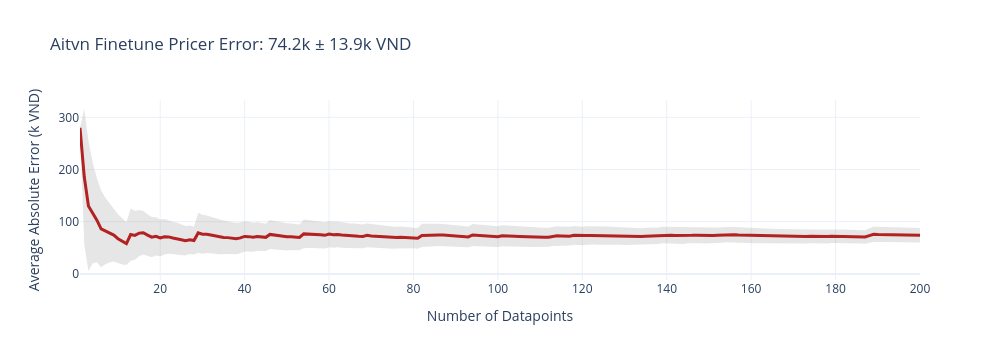
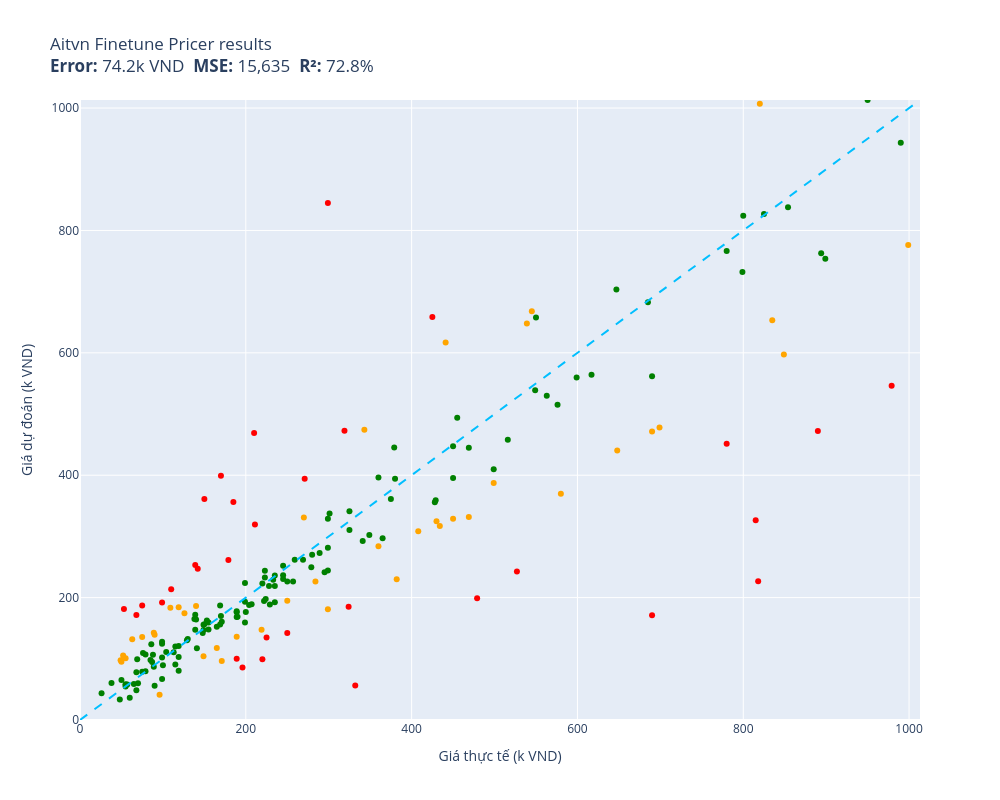

The cell these charts' notebook holds for them, in order:
### Markdown cell above
## 6. Evaluate on 200 Test Samples

### Code cell
def aitvn_finetune_pricer(item):
    return runner.inference(item)

results = evaluate(aitvn_finetune_pricer, test)
print(f"MAE: {results['mae']:.1f}k VND | MSE: {results['mse']:,.0f} | R2: {results['r2']:.1f}%")

### Figure 1 — Plotly figure (JSON) as saved in the notebook; plotly's stock layout.template omitted (floating-point values rounded to 4 significant figures; data arrays with more than 128 entries replaced by an {"elided": "..."} marker saying what was removed)
{"data": [{"fill": "toself", "fillcolor": "rgba(128,128,128,0.2)", "hoverinfo": "skip", "line": {"color": "rgba(255,255,255,0)"}, "name": "95% CI", "showlegend": false, "type": "scatter", "x": {"elided": "400 int values"}, "y": {"elided": "400 float values"}}, {"customdata": {"elided": "200x1 float values"}, "hovertemplate": "n=%{x}<br>Avg Error=%{y:.1f}k VND<br>±95% CI=%{customdata[0]:.1f}k<extra></extra>", "line": {"color": "firebrick", "width": 3}, "mode": "lines", "name": "Cumulative Avg Error", "type": "scatter", "x": {"elided": "200 int values"}, "y": {"elided": "200 float values"}}], "layout": {"height": 360, "showlegend": false, "title": {"text": "Aitvn Finetune Pricer Error: 74.2k ± 13.9k VND"}, "width": 1000, "xaxis": {"title": {"text": "Number of Datapoints"}}, "yaxis": {"title": {"text": "Average Absolute Error (k VND)"}}}}

### Figure 2 — Plotly figure (JSON) as saved in the notebook; plotly's stock layout.template omitted (floating-point values rounded to 4 significant figures)
{"data": [{"customdata": [["Thùng lưu trữ, hộp đựng đồ đa năng bằng ...\\Dự đoán: 199.0k VND  Thực tế: 479.0k VND"], ["Bộ Gí Đỡ Từ Đa Chức Năng Hoco PH19 - Hàn...\\Dự đoán: 192.1k VND  Thực tế: 99.0k VND"], ["BÚA ĐA NĂNG TOTAL THMFH0126 - HÀNG CHÍNH...\\Dự đoán: 242.6k VND  Thực tế: 527.0k VND"], ["Dây đai du lịch Master Lock 4701EURDGRN ...\\Dự đoán: 185.2k VND  Thực tế: 324.0k VND"], ["Bịch cà phê hòa tan 3 in 1 Meet More (50...\\Dự đoán: 99.9k VND  Thực tế: 189.0k VND"], ["Giá Đỡ Dây Cáp Wi WU CH011 - Hàng Chính ...\\Dự đoán: 213.7k VND  Thực tế: 110.0k VND"], ["Lốc 4 Gói băng vệ sinh Kotex Bảo Vệ Toàn...\\Dự đoán: 85.7k VND  Thực tế: 196.0k VND"], ["Thú nhồi bông rồng sữa vô tri êm mịn - S...\\Dự đoán: 326.3k VND  Thực tế: 815.0k VND"], ["Tinh Chất Dưỡng Sáng Da Vitamin C CNP De...\\Dự đoán: 451.2k VND  Thực tế: 780.0k VND"], ["Sữa bột Enfagrow A+ Neuropro 4 1.7kg với...\\Dự đoán: 546.1k VND  Thực tế: 979.0k VND"], ["Thuốc Bột Nhuộm Hoa Tươi  màu thực phẩm ...\\Dự đoán: 361.1k VND  Thực tế: 150.0k VND"], ["Tấm dán patch_velcro treo tường\\Dự đoán: 99.2k VND  Thực tế: 220.0k VND"], ["Gối Cao Su Non Chống Méo Đầu Cho Bé\\Dự đoán: 134.6k VND  Thực tế: 225.0k VND"], ["Kiếng Hậu Kitaco Z2 Japan 10mm\\Dự đoán: 171.2k VND  Thực tế: 690.0k VND"], ["Gấu Bông Đựng Khăn Giấy và Sọt Rác Tiện ...\\Dự đoán: 142.2k VND  Thực tế: 250.0k VND"], ["Áo ren organza trắng Maxivic M042302\\Dự đoán: 472.1k VND  Thực tế: 890.0k VND"], ["Bộ Test Nước Emaux CE029\\Dự đoán: 468.9k VND  Thực tế: 210.0k VND"], ["Đồ Chơi Giáo Dục Sớm Tháp Xếp Chồng Lala...\\Dự đoán: 261.4k VND  Thực tế: 179.0k VND"], ["Giá đỡ điện thoại để bàn chất liệu plast...\\Dự đoán: 319.6k VND  Thực tế: 211.0k VND"], ["Xịt Dưỡng Ẩm Eucerin Cho Da Nhạy Cảm 50m...\\Dự đoán: 399.3k VND  Thực tế: 170.0k VND"], ["Bọc Vô Lăng CIND C037 Size M Màu Kem\\Dự đoán: 247.3k VND  Thực tế: 142.0k VND"], ["Bàn Phím dùng cho Laptop ACER Extensa 25...\\Dự đoán: 394.1k VND  Thực tế: 271.0k VND"], ["Combo Pharmaact Sảng Khoái Mát Lạnh - Ch...\\Dự đoán: 253.3k VND  Thực tế: 139.0k VND"], ["Gối Tựa Lưng Massage Túi Khí Kéo Dãn,Tíc...\\Dự đoán: 472.8k VND  Thực tế: 319.0k VND"], ["COMBO 2 Sợi Dây Buộc Tóc ADIDAS ADAC-165...\\Dự đoán: 56.3k VND  Thực tế: 332.0k VND"], ["Máy lọc không khí xe hơi ô tô công nghệ ...\\Dự đoán: 658.4k VND  Thực tế: 425.0k VND"], ["Hộp Nhựa 200x120x75mm - Chống nước CT\\Dự đoán: 181.2k VND  Thực tế: 53.0k VND"], ["Bông Lau Thay Thế Cho Chổi Lau Nhà Cao C...\\Dự đoán: 171.5k VND  Thực tế: 68.0k VND"], ["(GIÁ TỐT) Giày đế xuồng nữ da bò thật mà...\\Dự đoán: 356.4k VND  Thực tế: 185.0k VND"], ["Mật Ong Vihoney 180ml\\Dự đoán: 187.3k VND  Thực tế: 75.0k VND"], ["KB31EKT - Thẻ chìa khóa khách sạn Vivace...\\Dự đoán: 226.7k VND  Thực tế: 818.0k VND"], ["Tam sơn tam cấp kệ để bát hương ,nhang b...\\Dự đoán: 844.8k VND  Thực tế: 299.0k VND"]], "hovertemplate": "%{customdata[0]}<extra></extra>", "legendgroup": "red", "marker": {"color": "red", "size": 6, "symbol": "circle"}, "mode": "markers", "name": "red", "orientation": "v", "showlegend": true, "type": "scatter", "x": [479, 99, 527, 324, 189, 110, 196, 815, 780, 979, 150, 220, 225, 690, 250, 890, 210, 179, 211, 170, 142, 271, 139, 319, 332, 425, 53, 68, 185, 75, 818, 299], "xaxis": "x", "y": [199.0, 192.1, 242.6, 185.2, 99.89, 213.7, 85.71, 326.3, 451.2, 546.1, 361.1, 99.16, 134.6, 171.2, 142.2, 472.1, 468.9, 261.4, 319.6, 399.3, 247.3, 394.1, 253.3, 472.8, 56.31, 658.4, 181.2, 171.5, 356.4, 187.3, 226.7, 844.8], "yaxis": "y"}, {"customdata": [["Chì Kẻ Mày Xé Suri 101 Black Màu Đen E27...\\Dự đoán: 43.8k VND  Thực tế: 26.0k VND"], ["Combo Bộ sạc ANSMANN POWERLINE 4 Smart k...\\Dự đoán: 682.8k VND  Thực tế: 685.0k VND"], ["Sạc Tương Thích Cho Laptop Hp Pavilion 1...\\Dự đoán: 292.5k VND  Thực tế: 341.0k VND"], ["Thức ăn IGUANA Trưởng Thành Bí Đỏ GREENA...\\Dự đoán: 142.3k VND  Thực tế: 148.0k VND"], ["Bàn Phím Tương Thích Cho Laptop Lenovo -...\\Dự đoán: 262.1k VND  Thực tế: 269.0k VND"], ["COMBO 10 QUẦN ĐIỀU HÒA THÔNG HƠI 5083\\Dự đoán: 230.3k VND  Thực tế: 245.0k VND"], ["Miếng Dán Dẻo PPF Mặt Lưng, Mặt Trước Dà...\\Dự đoán: 132.5k VND  Thực tế: 130.0k VND"], ["Quần bơi lưng cao LMcation Anita - Vườn ...\\Dự đoán: 147.2k VND  Thực tế: 149.0k VND"], ["KHĂN CHOÀNG CASHMERE CAO CẤP CAS15\\Dự đoán: 232.9k VND  Thực tế: 223.0k VND"], ["Sạc dành cho Laptop Gaming Asus ROG Stri...\\Dự đoán: 1013.2k VND  Thực tế: 950.0k VND"], ["KHĂN CHOÀNG CASHMERE CAO CẤP CAS34\\Dự đoán: 243.9k VND  Thực tế: 223.0k VND"], ["Ba lô, balo  laptop thời trang Hàn Quốc ...\\Dự đoán: 89.6k VND  Thực tế: 100.0k VND"], ["Áo Bóng Đá Retro Real Madrid 2006/2007 -...\\Dự đoán: 281.4k VND  Thực tế: 299.0k VND"], ["Mũ len liền khăn lót nỉ trùm kín cổ siêu...\\Dự đoán: 90.5k VND  Thực tế: 115.0k VND"], ["Muối Rửa Bát Finish chuyên dụng chuyên ...\\Dự đoán: 121.1k VND  Thực tế: 119.0k VND"], ["Tinh dầu Tràm Huế thương hiệu Làng Hạ 10...\\Dự đoán: 107.1k VND  Thực tế: 79.0k VND"], ["Combo Mút Trang Điểm Mastige Màu Cam Nhạ...\\Dự đoán: 48.8k VND  Thực tế: 68.0k VND"], ["Áo len dài tay nam thời trang Hàn Quốc S...\\Dự đoán: 176.1k VND  Thực tế: 189.0k VND"], ["Nàng Tiên Tóc Mây DK81159\\Dự đoán: 109.4k VND  Thực tế: 76.0k VND"], ["Kính cường lực trong suốt Kuzoom cho iPa...\\Dự đoán: 156.2k VND  Thực tế: 169.0k VND"], ["Phần mềm thiết kế iSolid 3D phiên bản ti...\\Dự đoán: 762.9k VND  Thực tế: 894.0k VND"], ["COMBO 2 ĐÈN TƯỜNG TRANG TRÍ TRONG NHÀ MS...\\Dự đoán: 241.4k VND  Thực tế: 295.0k VND"], ["Đồ Chơi Tay Cầm Âm Nhạc 2 TOONYKIDS - Đồ...\\Dự đoán: 197.6k VND  Thực tế: 224.0k VND"], ["Dụng cụ đốt Palo santo - Palo santo Hold...\\Dự đoán: 164.9k VND  Thực tế: 138.0k VND"], ["Mì Trứng Cao Cấp Meizan (500g)\\Dự đoán: 65.5k VND  Thực tế: 50.0k VND"], ["Bộ Tháo Mắt Xích Xe Loại Tốt – Gọn Nhẹ, ...\\Dự đoán: 152.5k VND  Thực tế: 165.0k VND"], ["Combo 5 Giấy Thấm Dầu Mayan  (100 Tờ / G...\\Dự đoán: 123.7k VND  Thực tế: 86.0k VND"], ["Bơm Hơi Đạp Chân Cho ÔTÔ , Xe Máy, Xe Đạ...\\Dự đoán: 155.6k VND  Thực tế: 149.0k VND"], ["Chuột máy tính có dây Gaming Newmen GX6,...\\Dự đoán: 297.2k VND  Thực tế: 365.0k VND"], ["Ổ Khóa Chống Trộm Thông Minh\\Dự đoán: 106.4k VND  Thực tế: 88.0k VND"], ["MÁY MÀI 100MM 710W TOLSEN 79544 - HÀNG C...\\Dự đoán: 703.3k VND  Thực tế: 647.0k VND"], ["Giày cao gót 7 phân vải dệt, mũi nhọn hở...\\Dự đoán: 187.7k VND  Thực tế: 204.0k VND"], ["Cặp Đựng Laptop Chống Sốc Cao Cấp, Cặp Đ...\\Dự đoán: 310.4k VND  Thực tế: 325.0k VND"], ["Máy Đo Huyết Áp Cơ ALPK2 - Nhập Khẩu Chí...\\Dự đoán: 826.8k VND  Thực tế: 825.0k VND"], ["Chà bông xù Viettin Mart 500G\\Dự đoán: 110.7k VND  Thực tế: 113.0k VND"], ["Mũ Lưỡi Trai Nam Thời Trang Lính Cao Cấp...\\Dự đoán: 98.2k VND  Thực tế: 85.0k VND"], ["Nệm cho chó mèo 40x50cm Điều Hòa phù hợp...\\Dự đoán: 176.3k VND  Thực tế: 200.0k VND"], ["Bộ Pyjama HUONGTAM Phi tay dài nam cao c...\\Dự đoán: 261.9k VND  Thực tế: 259.0k VND"], ["Pin dùng cho Laptop Acer One 725 - Hàng ...\\Dự đoán: 457.9k VND  Thực tế: 516.0k VND"], ["Ốp lưng chống sốc vân kim loại cho Samsu...\\Dự đoán: 78.7k VND  Thực tế: 75.0k VND"], ["Dầu gội nam Home Scape Care giảm gàu chă...\\Dự đoán: 219.0k VND  Thực tế: 235.0k VND"], ["Canxi Nano calcium D3 MK7 -Hộp 100 Viên ...\\Dự đoán: 80.3k VND  Thực tế: 119.0k VND"], ["Rượu Vang Chile Yali Wetland Reserva Cab...\\Dự đoán: 447.5k VND  Thực tế: 450.0k VND"], ["Kính xinh, Kính râm Mắt mèo Hàn Quốc thờ...\\Dự đoán: 177.7k VND  Thực tế: 189.0k VND"], ["Balo Laptop 15.6 inch KMORE The CARTER -...\\Dự đoán: 657.6k VND  Thực tế: 550.0k VND"], ["Ốp lưng da HDD có ngăn đựng thẻ kèm kệ c...\\Dự đoán: 159.5k VND  Thực tế: 199.0k VND"], ["Chân váy công sở dáng đuôi cá, Lưng cao,...\\Dự đoán: 302.3k VND  Thực tế: 349.0k VND"], ["Dép Sandal nam da bò nhập khẩu nguyên tấ...\\Dự đoán: 337.5k VND  Thực tế: 301.0k VND"], ["AirTag Charm Strap hàng chính hãng Bone\\Dự đoán: 251.9k VND  Thực tế: 245.0k VND"], ["Sữa bột Nestlé NAN INFINIPRO A2 1 với cô...\\Dự đoán: 561.8k VND  Thực tế: 690.0k VND"], ["Thắt Lưng Nữ Dây Nịt Nữ Button mang đầm ...\\Dự đoán: 102.2k VND  Thực tế: 99.0k VND"], ["THINK BIG DO BIGGER, mã G92. Áo thun nam...\\Dự đoán: 124.5k VND  Thực tế: 99.0k VND"], ["Quần Jean nam Leman đen mài xám JD14 - S...\\Dự đoán: 538.8k VND  Thực tế: 549.0k VND"], ["Giày Da Nam Giá Rẻ Dập Vân Cá Sấu Có Chu...\\Dự đoán: 193.2k VND  Thực tế: 199.0k VND"], ["Loa HP 2000 (VS)\\Dự đoán: 162.5k VND  Thực tế: 153.0k VND"], ["Nón hiphop NEON POKER black\\Dự đoán: 127.7k VND  Thực tế: 99.0k VND"], ["Tranh Xếp Hình Random Cut 750 Mảnh Minh ...\\Dự đoán: 168.3k VND  Thực tế: 189.0k VND"], ["Serum Prettyskin B5 Phục Hồi, Dưỡng Sáng...\\Dự đoán: 361.3k VND  Thực tế: 375.0k VND"], ["Sạc Tương Thích Cho Laptop Asus Vivobook...\\Dự đoán: 824.1k VND  Thực tế: 800.0k VND"], ["Thắt lưng bản 4cm. Mặt khoá phong cách\\Dự đoán: 79.7k VND  Thực tế: 79.0k VND"], ["Chuột Gaming T-Wolf G560 Led USB - Hàng ...\\Dự đoán: 164.2k VND  Thực tế: 140.0k VND"], ["Bao da dành cho Samsung Galaxy Tab S6 10...\\Dự đoán: 219.1k VND  Thực tế: 228.0k VND"], ["Túi xách công sở nam dọc cao cấp chống t...\\Dự đoán: 328.9k VND  Thực tế: 299.0k VND"], ["Bộ chuyển đổi Mini displayport sang H...\\Dự đoán: 529.8k VND  Thực tế: 563.0k VND"], ["Giày tây Giày lười nam hàn quốc đai kim ...\\Dự đoán: 194.5k VND  Thực tế: 222.0k VND"], ["(ẢNH THẬT) Tranh treo tường núi non hùng...\\Dự đoán: 226.2k VND  Thực tế: 250.0k VND"], ["Ví nữ cầm tay vuông mini hình cỏ ba lá  ...\\Dự đoán: 60.7k VND  Thực tế: 38.0k VND"], ["Ốp Lưng Nillkin Super Frosted Shield Pro...\\Dự đoán: 168.6k VND  Thực tế: 190.0k VND"], ["Cavat 8cm bản lớn Hàn Quốc cao cấp, kẻ x...\\Dự đoán: 223.2k VND  Thực tế: 220.0k VND"], ["[Hàng Chính Hãng] Loa SoundMax A180/2...\\Dự đoán: 494.1k VND  Thực tế: 455.0k VND"], ["Bánh Custas kem trứng Orion hộp 276g\\Dự đoán: 36.4k VND  Thực tế: 60.0k VND"], ["Đèn pin đội đầu j78 chiếu xa ánh sáng mạ...\\Dự đoán: 445.3k VND  Thực tế: 379.0k VND"], ["Combo 3 Kem Đánh Răng P/S Trắng Răng Tha...\\Dự đoán: 111.0k VND  Thực tế: 104.0k VND"], ["Cáp âm thanh chuyển jack 3.5mm sang 2 đầ...\\Dự đoán: 120.1k VND  Thực tế: 115.0k VND"], ["Bộ combo Vệ Sinh & Khửi mùi Giày Dép Sne...\\Dự đoán: 188.9k VND  Thực tế: 229.0k VND"], ["Máy Nghe Nhạc MP3 Ruizu X02 8GB - Hàng C...\\Dự đoán: 515.3k VND  Thực tế: 576.0k VND"], ["Giày Sandal Nữ BIGGBEN Da Bò Thật SDN62\\Dự đoán: 273.1k VND  Thực tế: 289.0k VND"], ["Hộp Đựng Thuốc Lá 20 Điếu Dài Slim Nút B...\\Dự đoán: 67.0k VND  Thực tế: 99.0k VND"], ["Bàn Xếp Gọn Gỗ Tự Nhiên BM 50cm x 70cm (...\\Dự đoán: 838.1k VND  Thực tế: 854.0k VND"], ["Combo 10 Mặt Nạ Banobagi Kháng Viêm, Giả...\\Dự đoán: 170.0k VND  Thực tế: 170.0k VND"], ["Combo 2 bộ miếng lót cho giày rộng V.3 T...\\Dự đoán: 33.7k VND  Thực tế: 48.0k VND"], ["Ốp lưng dành cho Samsung M20 Chim Lửa N...\\Dự đoán: 58.4k VND  Thực tế: 55.0k VND"], ["Tông đơ chấn viền Kemei KM-2299 lưỡi cắt...\\Dự đoán: 409.9k VND  Thực tế: 499.0k VND"], ["KEM CHỐNG NẮNG DƯỠNG DA VITAMIN - INICO ...\\Dự đoán: 394.3k VND  Thực tế: 380.0k VND"], ["Kẹp Gỗ Đa Năng  Dùng Để Gắp Kẹp Thức Ăn ...\\Dự đoán: 58.2k VND  Thực tế: 57.0k VND"], ["Ốp lưng dành cho Oppo Reno 5 mẫu Lá Phon...\\Dự đoán: 57.4k VND  Thực tế: 55.0k VND"], ["Kính râm nam Solex chữ H Mắt kính thủy t...\\Dự đoán: 444.8k VND  Thực tế: 469.0k VND"], ["Bọt dung dịch vệ sinh dành cho teen Oris...\\Dự đoán: 159.2k VND  Thực tế: 155.0k VND"], ["Nón lá vẽ mỹ nghệ hoạ tiết Cô gái trong ...\\Dự đoán: 58.9k VND  Thực tế: 65.0k VND"], ["Cặp đèn thờ bằng gỗ khắc chữ  phúc lộc t...\\Dự đoán: 753.9k VND  Thực tế: 899.0k VND"], ["Ngũ cốc Xuân An yến mạch hạnh nhân hạt c...\\Dự đoán: 94.6k VND  Thực tế: 87.0k VND"], ["Khóa Đồng 75 CS Series ABUS (60mm)\\Dự đoán: 732.0k VND  Thực tế: 799.0k VND"], ["Kệ đỡ giá đỡ đế tản nhiệt cho ipad máy t...\\Dự đoán: 147.7k VND  Thực tế: 139.0k VND"], ["Nệm Massage toàn thân Bella Plus MK292\\Dự đoán: 559.9k VND  Thực tế: 599.0k VND"], ["Xích đeo quần 2 lớp thép titan không đen...\\Dự đoán: 160.5k VND  Thực tế: 171.0k VND"], ["Giấy Vẽ Faber 200g Khổ A4 Fish 104002\\Dự đoán: 78.1k VND  Thực tế: 68.0k VND"], ["(HCM) Tranh treo tường trang trí decor t...\\Dự đoán: 270.1k VND  Thực tế: 280.0k VND"], ["Kệ khay chữ nhật để miếng rửa chén có Kh...\\Dự đoán: 99.3k VND  Thực tế: 69.0k VND"], ["Sữa tắm joyce & doll cho chó mèo - Sữa t...\\Dự đoán: 192.5k VND  Thực tế: 235.0k VND"], ["Sạc Laptop dùng cho Máy Tinh HP - Kèm Dâ...\\Dự đoán: 229.1k VND  Thực tế: 233.0k VND"], ["[HSD 03/2027] Sữa Tắm On: The Body Cấp Ẩ...\\Dự đoán: 130.2k VND  Thực tế: 129.0k VND"], ["Sạc cho Laptop MSI PS42 8RA  Hàng Nhập k...\\Dự đoán: 244.3k VND  Thực tế: 299.0k VND"], ["Ốp Lưng Kính Cường Lực Trong Suốt Hoàn T...\\Dự đoán: 117.2k VND  Thực tế: 141.0k VND"], ["Hộp mực Thuận Phong 204A dùng cho máy in...\\Dự đoán: 943.3k VND  Thực tế: 990.0k VND"], ["Bộ 6 Ly Thủy Tinh Diamond Bormioli Rocco...\\Dự đoán: 355.8k VND  Thực tế: 428.0k VND"], ["Bàn phím dùng cho Laptop Asus F451c Asus...\\Dự đoán: 236.4k VND  Thực tế: 245.0k VND"], ["Mô hình xe Lamborghini Terzo Milennio 1:...\\Dự đoán: 359.1k VND  Thực tế: 429.0k VND"], ["Sạc Tương Thích Cho Laptop Asus 150w TUF...\\Dự đoán: 766.5k VND  Thực tế: 780.0k VND"], ["Lược cắt tóc Nhật Bản YS PARK cho tóc ng...\\Dự đoán: 396.2k VND  Thực tế: 360.0k VND"], ["Ốp in cho Samsung Galaxy A10 mẫu Động Vậ...\\Dự đoán: 54.7k VND  Thực tế: 55.0k VND"], ["Sạc cho laptop Dell Gaming Inspiron 7567...\\Dự đoán: 564.3k VND  Thực tế: 617.0k VND"], ["Áo Mưa 1 Người Bít Sườn Thời Trang, RAND...\\Dự đoán: 187.3k VND  Thực tế: 169.0k VND"], ["Hộp mực 35A 85A 36A Halloya có lỗ đổ mực...\\Dự đoán: 156.6k VND  Thực tế: 150.0k VND"], ["Bộ cấp nước bồn cầu - Bộ cấp nước két nư...\\Dự đoán: 147.7k VND  Thực tế: 155.0k VND"], ["Cường lực chống nhìn trộm WiWU iPhone 14...\\Dự đoán: 189.1k VND  Thực tế: 207.0k VND"], ["Vòng bi xe máy KONLON 63/22 Open\\Dự đoán: 56.0k VND  Thực tế: 90.0k VND"], ["Giày Sandal Nữ Đế Xuồng HÀ NAM Da Bò Thậ...\\Dự đoán: 249.5k VND  Thực tế: 279.0k VND"], ["Bao da Dux Ducis dành cho iPhone 15 Pro ...\\Dự đoán: 236.2k VND  Thực tế: 235.0k VND"], ["Bộ Lắp Ghép Cho Bé 3D Mideer Translucent...\\Dự đoán: 395.5k VND  Thực tế: 450.0k VND"], ["Áo Sơ Mi Nam Công Sở Trung Niên Thương H...\\Dự đoán: 341.1k VND  Thực tế: 325.0k VND"], ["Bao da Máy tính bảng Honor Tab V7 Pro tr...\\Dự đoán: 223.7k VND  Thực tế: 199.0k VND"], ["Găng tay da nam mẫu HOT Siêu CẢM ỨNG, Si...\\Dự đoán: 172.0k VND  Thực tế: 139.0k VND"], ["Bàn phím cho 4736 4736G 4736Z 4736ZG 481...\\Dự đoán: 226.4k VND  Thực tế: 257.0k VND"], ["Cây gãi lưng/ gãi ngứa bằng sừng Trâu [M...\\Dự đoán: 87.1k VND  Thực tế: 89.0k VND"], ["Make Today Great, mã G276. Hãy tỏa sáng ...\\Dự đoán: 103.1k VND  Thực tế: 119.0k VND"], ["Vớ tất thể thao nam cổ trung ELLE ACTIVE...\\Dự đoán: 59.9k VND  Thực tế: 70.0k VND"]], "hovertemplate": "%{customdata[0]}<extra></extra>", "legendgroup": "green", "marker": {"color": "green", "size": 6, "symbol": "circle"}, "mode": "markers", "name": "green", "orientation": "v", "showlegend": true, "type": "scatter", "x": [26, 685, 341, 148, 269, 245, 130, 149, 223, 950, 223, 100, 299, 115, 119, 79, 68, 189, 76, 169, 894, 295, 224, 138, 50, 165, 86, 149, 365, 88, 647, 204, 325, 825, 113, 85, 200, 259, 516, 75, 235, 119, 450, 189, 550, 199, 349, 301, 245, 690, 99, 99, 549, 199, 153, 99, 189, 375, 800, 79, 140, 228, 299, 563, 222, 250, 38, 190, 220, 455, 60, 379, 104, 115, 229, 576, 289, 99, 854, 170, 48, 55, 499, 380, 57, 55, 469, 155, 65, 899, 87, 799, 139, 599, 171, 68, 280, 69, 235, 233, 129, 299, 141, 990, 428, 245, 429, 780, 360, 55, 617, 169, 150, 155, 207, 90, 279, 235, 450, 325, 199, 139, 257, 89, 119, 70], "xaxis": "x", "y": [43.81, 682.8, 292.5, 142.3, 262.1, 230.3, 132.5, 147.2, 232.9, 1013.0, 243.9, 89.55, 281.4, 90.52, 121.1, 107.1, 48.79, 176.1, 109.4, 156.2, 762.9, 241.4, 197.6, 164.9, 65.51, 152.5, 123.7, 155.6, 297.2, 106.4, 703.3, 187.7, 310.4, 826.8, 110.7, 98.22, 176.3, 261.9, 457.9, 78.66, 219.0, 80.29, 447.5, 177.7, 657.6, 159.5, 302.3, 337.5, 251.9, 561.8, 102.2, 124.5, 538.8, 193.2, 162.5, 127.7, 168.3, 361.3, 824.1, 79.7, 164.2, 219.1, 328.9, 529.8, 194.5, 226.2, 60.65, 168.6, 223.2, 494.1, 36.44, 445.3, 111.0, 120.1, 188.9, 515.3, 273.1, 66.95, 838.1, 170.0, 33.69, 58.44, 409.9, 394.3, 58.21, 57.37, 444.8, 159.2, 58.9, 753.9, 94.65, 732.0, 147.7, 559.9, 160.5, 78.07, 270.1, 99.31, 192.5, 229.1, 130.2, 244.3, 117.2, 943.3, 355.8, 236.4, 359.1, 766.5, 396.2, 54.74, 564.3, 187.3, 156.6, 147.7, 189.1, 56.02, 249.5, 236.2, 395.5, 341.1, 223.7, 172.0, 226.4, 87.07, 103.1, 59.92], "yaxis": "y"}, {"customdata": [["Phần Mềm Diệt Virus Trend Micro Maximum ...\\Dự đoán: 283.9k VND  Thực tế: 360.0k VND"], ["Ugreen UG20868US174TK 2M màu Hồng Dây US...\\Dự đoán: 174.4k VND  Thực tế: 126.0k VND"], ["Ugreen UG30771US230TK card mạng PCI-e 1x...\\Dự đoán: 226.2k VND  Thực tế: 284.0k VND"], ["Cặp Nút Đệm Tai Nghe Silicone Thay Thế C...\\Dự đoán: 95.0k VND  Thực tế: 50.0k VND"], ["Combo 4 miếng dán đỡ kệ gỗ VINAVU, giúp ...\\Dự đoán: 105.2k VND  Thực tế: 52.0k VND"], ["Quần Kaki nam Khatoco Q2M578R1-CNRE598-2...\\Dự đoán: 316.8k VND  Thực tế: 434.0k VND"], ["[Mẫu mới] Tã quần SunMate siêu mềm mại G...\\Dự đoán: 117.8k VND  Thực tế: 165.0k VND"], ["Bóng Đèn Ô Tô Xtec H15 12V 15/55W\\Dự đoán: 96.4k VND  Thực tế: 171.0k VND"], ["Ugreen UG30701US154TK 13CM Màu Đen Dây U...\\Dự đoán: 142.8k VND  Thực tế: 89.0k VND"], ["Kính mát nam Mắt vuông chống nắng uv thờ...\\Dự đoán: 186.2k VND  Thực tế: 140.0k VND"], ["Quạt treo tường Lifan TE-1689 có remote ...\\Dự đoán: 653.3k VND  Thực tế: 835.0k VND"], ["Miếng Kính Cường Lực Chống Nhìn Trộm cho...\\Dự đoán: 328.9k VND  Thực tế: 450.0k VND"], ["Sandal dongnai dép quai hậu nữ A24 dù xa...\\Dự đoán: 139.3k VND  Thực tế: 90.0k VND"], ["Bát Ăn Trẻ Em Amori 580ml - Hàng Cao Cấp...\\Dự đoán: 131.9k VND  Thực tế: 63.0k VND"], ["BẠT CHỐNG NẮNG PHÍA TRONG KÍNH LÁI Xe Ô ...\\Dự đoán: 135.8k VND  Thực tế: 75.0k VND"], ["Combo hộp   3 món  đeo tay  xinh xắn  ph...\\Dự đoán: 147.4k VND  Thực tế: 219.0k VND"], ["Giày Sandal (Xăng Đan) dép quai hậu big ...\\Dự đoán: 369.8k VND  Thực tế: 580.0k VND"], ["Đồ Bộ Pijama Thun 3D Lửng Freesize 40-68...\\Dự đoán: 136.0k VND  Thực tế: 189.0k VND"], ["Miếng Lót Chuột MousePad Trải Bàn Nitend...\\Dự đoán: 184.2k VND  Thực tế: 119.0k VND"], ["Balo Nữ Thời Trang 3in1 Hình BTS MH566\\Dự đoán: 97.5k VND  Thực tế: 49.0k VND"], ["Bình Uống Nước Cho Bé LocknLock HAP916 4...\\Dự đoán: 308.6k VND  Thực tế: 408.0k VND"], ["Khăn lụa choàng cổ 02\\Dự đoán: 104.2k VND  Thực tế: 149.0k VND"], ["Chảo Nhôm Chống Dính You Cook 18cm\\Dự đoán: 183.5k VND  Thực tế: 109.0k VND"], ["Vỏ Hột Quẹt Bật Lửa Xăng Đá Zorro ZC5-6 ...\\Dự đoán: 474.4k VND  Thực tế: 343.0k VND"], ["Máy Xay Sinh Tố BlueStone BLB-5328 1.5 L...\\Dự đoán: 776.0k VND  Thực tế: 999.0k VND"], ["Loa SUB Siêu Trầm Cao Cấp S1 - Hàng Nhập...\\Dự đoán: 597.2k VND  Thực tế: 849.0k VND"], ["Ugreen UG80110CM261TK bộ chuyển RS232 ra...\\Dự đoán: 616.9k VND  Thực tế: 441.0k VND"], ["THANH XỐP RUY BĂNG CUỐN TÓC KHÔNG NHIỆT ...\\Dự đoán: 41.2k VND  Thực tế: 96.0k VND"], ["Bông tẩy tế bào chết và dưỡng ẩm da cho ...\\Dự đoán: 324.9k VND  Thực tế: 430.0k VND"], ["Wekki Đồ Chơi Lắp Ráp Tiệm Đá Bào Wk5060...\\Dự đoán: 387.4k VND  Thực tế: 499.0k VND"], ["Ly  Thuỷ Tinh Pha Lê Ý RCR 360ml\\Dự đoán: 230.2k VND  Thực tế: 382.0k VND"], ["Combo kem bôi da thuần mộc ngừa rôm sảy ...\\Dự đoán: 330.8k VND  Thực tế: 270.0k VND"], ["Bao Case Ốp Cứng Trong Suốt PC bảo vệ ch...\\Dự đoán: 195.0k VND  Thực tế: 250.0k VND"], ["Mũ bucket tai bèo form tròn may nhiều mả...\\Dự đoán: 100.8k VND  Thực tế: 55.0k VND"], ["Đồ chơi lắp ráp Mô hình máy bay ném bom ...\\Dự đoán: 181.1k VND  Thực tế: 299.0k VND"], ["MŨI KHOAN ĐẤT Φ150X800MM INGCO GEA55221-...\\Dự đoán: 440.4k VND  Thực tế: 648.0k VND"], ["Chuột Razer DeathAdder Essential-Ergonom...\\Dự đoán: 478.1k VND  Thực tế: 699.0k VND"], ["Quánh Đúc Chống Dính Vân Đá Đáy Từ Ecora...\\Dự đoán: 331.6k VND  Thực tế: 469.0k VND"], ["Túi du lịch dung lượng lớn Business Trav...\\Dự đoán: 668.0k VND  Thực tế: 545.0k VND"], ["Sữa Dưỡng Hỗ Trợ Mờ Nám Luxury Exosome E...\\Dự đoán: 471.5k VND  Thực tế: 690.0k VND"], ["Máy nghe nhạc Lossless Ruizu X05 Bộ Nhớ ...\\Dự đoán: 647.8k VND  Thực tế: 539.0k VND"], ["Bàn Phím dùng cho laptop HP Folio 13.3\" ...\\Dự đoán: 1007.0k VND  Thực tế: 820.0k VND"]], "hovertemplate": "%{customdata[0]}<extra></extra>", "legendgroup": "orange", "marker": {"color": "orange", "size": 6, "symbol": "circle"}, "mode": "markers", "name": "orange", "orientation": "v", "showlegend": true, "type": "scatter", "x": [360, 126, 284, 50, 52, 434, 165, 171, 89, 140, 835, 450, 90, 63, 75, 219, 580, 189, 119, 49, 408, 149, 109, 343, 999, 849, 441, 96, 430, 499, 382, 270, 250, 55, 299, 648, 699, 469, 545, 690, 539, 820], "xaxis": "x", "y": [283.9, 174.4, 226.2, 95.01, 105.2, 316.8, 117.8, 96.41, 142.8, 186.2, 653.3, 328.9, 139.3, 131.9, 135.8, 147.4, 369.8, 136.0, 184.2, 97.47, 308.6, 104.2, 183.5, 474.4, 776.0, 597.2, 616.9, 41.21, 324.9, 387.4, 230.2, 330.8, 195.0, 100.8, 181.1, 440.4, 478.1, 331.6, 668.0, 471.5, 647.8, 1007.0], "yaxis": "y"}, {"hoverinfo": "skip", "line": {"color": "deepskyblue", "dash": "dash", "width": 2}, "mode": "lines", "name": "y = x", "showlegend": false, "type": "scatter", "x": [0, 1013.0], "y": [0, 1013.0]}], "layout": {"height": 800, "legend": {"title": {"text": "color"}, "tracegroupgap": 0}, "showlegend": false, "title": {"text": "Aitvn Finetune Pricer results<br><b>Error:</b> 74.2k VND  <b>MSE:</b> 15,635  <b>R²:</b> 72.8%"}, "width": 1000, "xaxis": {"anchor": "y", "domain": [0, 1], "range": [0, 1013.0], "title": {"text": "Giá thực tế (k VND)"}}, "yaxis": {"anchor": "x", "domain": [0, 1], "range": [0, 1013.0], "title": {"text": "Giá dự đoán (k VND)"}}}}
